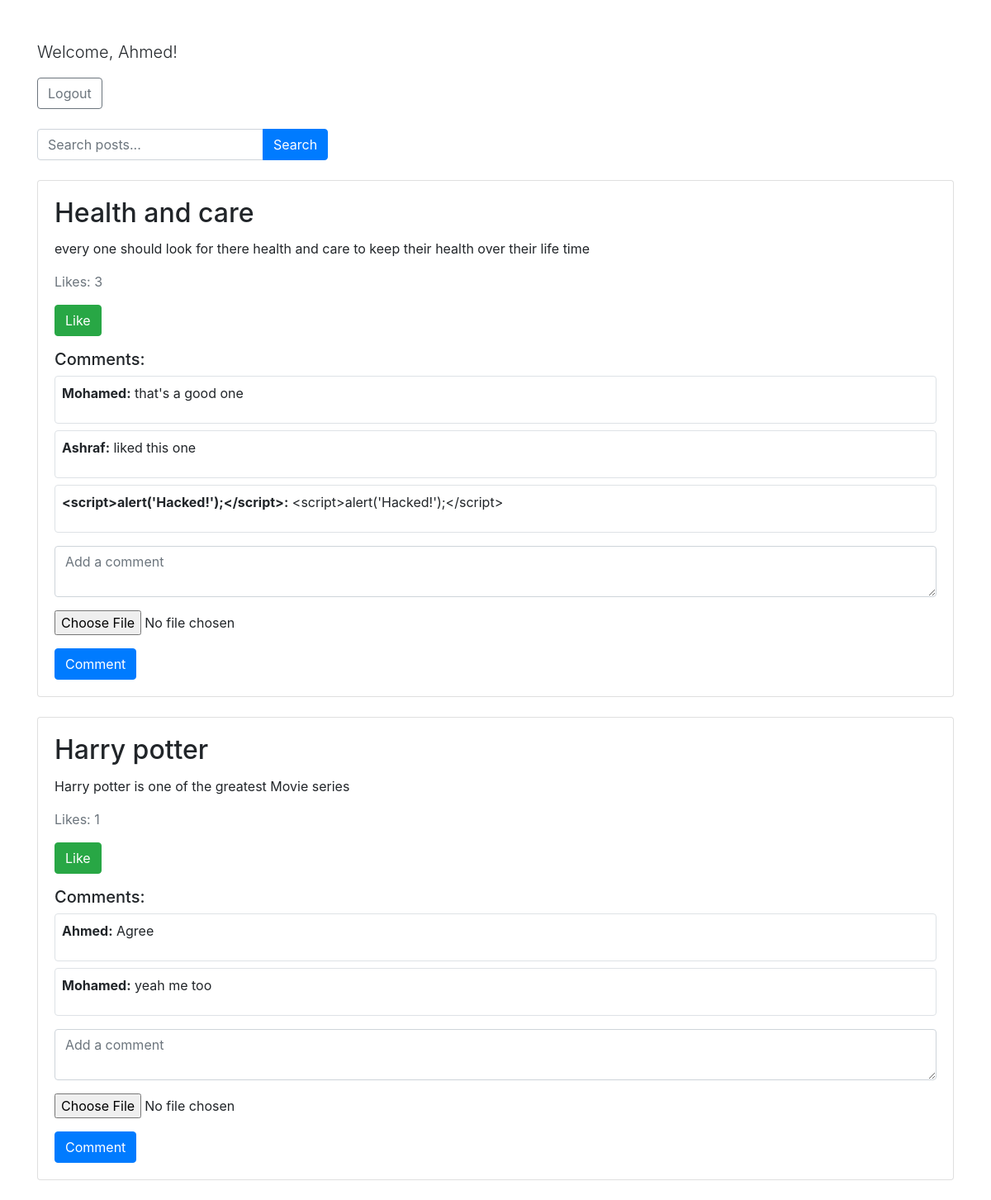
The page /user_panel (signed in) on the database its author committed.
### tables this page shows
CREATE TABLE comments (
            id INTEGER PRIMARY KEY AUTOINCREMENT,
            post_id INTEGER NOT NULL,
            username TEXT NOT NULL,
            content TEXT NOT NULL,
            file_url TEXT,
            created_at TIMESTAMP DEFAULT CURRENT_TIMESTAMP,
            FOREIGN KEY (post_id) REFERENCES posts(id)
        );

CREATE TABLE posts (
            id INTEGER PRIMARY KEY AUTOINCREMENT,
            author_id INTEGER NOT NULL,
            title TEXT NOT NULL,
            content TEXT NOT NULL,
            likes INTEGER DEFAULT 0,     
            created_at TIMESTAMP DEFAULT CURRENT_TIMESTAMP,
            file_url TEXT,
            FOREIGN KEY (author_id) REFERENCES users(id)
        );

### project.py (the view)
@app.route('/user_panel')
def user_panel():
    if 'username' not in session:
        return redirect(url_for('login'))
    if session['user_type'] == 1:
        return redirect(url_for('author_panel'))
    posts = db.get_all_posts()
    comments = {post['id']: db.get_comments_by_post(post['id']) for post in posts}
    return render_template('user_panel.html', posts=posts, comments=comments)

### db.py (called while the page is built)
def get_db_connection():
    conn = sqlite3.connect('project.db')
    conn.row_factory = sqlite3.Row
    return conn

def get_all_posts():
    conn = get_db_connection()
    posts = conn.execute('SELECT * FROM posts').fetchall()
    conn.close()
    return posts

def get_comments_by_post(post_id):
    conn = get_db_connection()
    comments = conn.execute('SELECT * FROM comments WHERE post_id = ?', (post_id,)).fetchall()
    conn.close()
    return comments

### templates/user_panel.html (shortened to what this page needs)
<!DOCTYPE html>
<html lang="en">
<head>
    <link href="https://stackpath.bootstrapcdn.com/bootstrap/4.5.2/css/bootstrap.min.css" rel="stylesheet">
</head>
<body>
    <div class="container mt-5">
        <div class="user-info mb-4">
            <p class="lead">Welcome, {{ session['username'] }}!</p>
            <a href="{{ url_for('logout') }}" class="btn btn-outline-secondary">Logout</a>
        </div>
        <div class="search mb-4">
            <form action="{{ url_for('search_posts') }}" method="get" class="form-inline">
                <div class="input-group">
                    <input type="text" name="query" class="form-control" placeholder="Search posts..." required>
                    <div class="input-group-append">
                        <button type="submit" class="btn btn-primary">Search</button>
                    </div>
                </div>
            </form>
        </div>
        <div class="posts">
            {% for post in posts %}
            <div class="post card mb-4">
                <div class="card-body">
                    <h2 class="card-title">{{ post['title'] }}</h2>
                    <p class="card-text">{{ post['content'] }}</p>
                    <p class="text-muted">Likes: {{ post['likes'] }}</p>
                    <div class="actions mb-3">
                        <form action="{{ url_for('like_post', post_id=post['id']) }}" method="post">
                            <button type="submit" class="btn btn-success">Like</button>
                        </form>
                    </div>
                    <div class="comments">
                        <h3 class="h5">Comments:</h3>
                        {% if post['id'] in comments %}
                        {% for comment in comments[post['id']] %}
                        <div class="comment border rounded p-2 mb-2">
                            <p><strong>{{ comment['username'] }}:</strong> {{ comment['content'] }}</p>
                        </div>
                        {% endfor %}
                        {% else %}
                        <p>No comments yet.</p>
                        {% endif %}
                    </div>
                    <form action="{{ url_for('comment_on_post', post_id=post['id']) }}" method="post" enctype="multipart/form-data" class="mt-3">
                        <div class="form-group">
                            <textarea name="content" class="form-control mb-2" placeholder="Add a comment" required></textarea>
                        </div>
                        <div class="form-group">
                            <input type="file" name="media" class="form-control-file mb-2">
                        </div>
                        <button type="submit" class="btn btn-primary">Comment</button>
                    </form>
                </div>
            </div>
            {% endfor %}
        </div>
    </div>
</body>
</html>

### rows shown on the page
comments: username "Ahmed", content "Agree"
posts: title "Health and care", content "every one should look for there health and care to keep their health over their life time", likes "3"
comments: username "Mohamed", content "that's a good one"
comments: username "Ashraf", content "liked this one"
comments: username "<script>alert('Hacked!');</script>", content "<script>alert('Hacked!');</script>"
posts: title "Harry potter", content "Harry potter is one of the greatest Movie series", likes "1"
comments: username "Mohamed", content "yeah me too"
